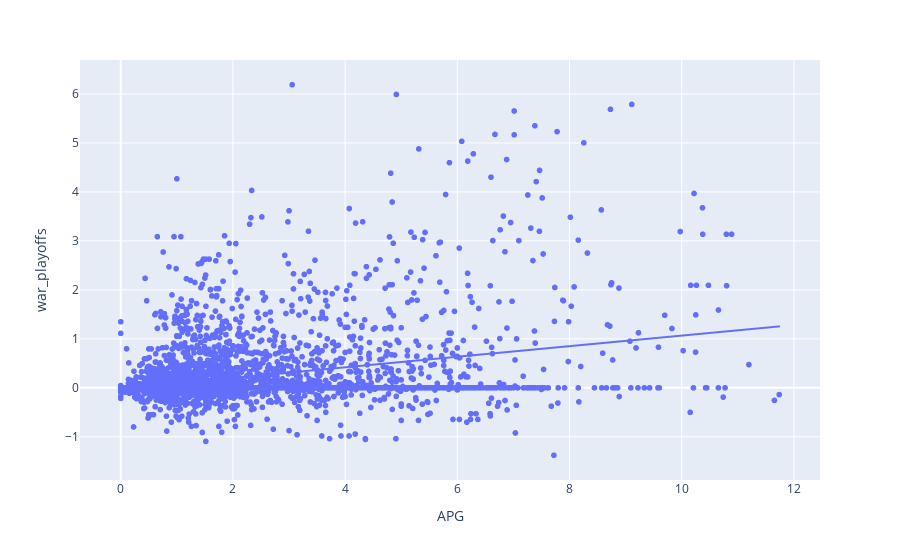

The notebook cell this image was saved under:
### Code cell
fig = px.scatter(stat_merge, x = 'APG', y = 'war_playoffs', trendline = 'ols')
fig.show()

### Figure 1 — Plotly figure (JSON) as saved in the notebook; plotly's stock layout.template omitted (floating-point values rounded to 4 significant figures; data arrays with more than 128 entries replaced by an {"elided": "..."} marker saying what was removed)
{"data": [{"hovertemplate": "APG=%{x}<br>war_playoffs=%{y}<extra></extra>", "legendgroup": "", "marker": {"color": "#636efa", "symbol": "circle"}, "mode": "markers", "name": "", "showlegend": false, "type": "scattergl", "x": {"elided": "4059 float values"}, "xaxis": "x", "y": {"elided": "4059 float values"}, "yaxis": "y"}, {"hovertemplate": "<b>OLS trendline</b><br>war_playoffs = 0.107895 * APG + -0.0120696<br>R<sup>2</sup>=0.086905<br><br>APG=%{x}<br>war_playoffs=%{y} <b>(trend)</b><extra></extra>", "legendgroup": "", "marker": {"color": "#636efa", "symbol": "circle"}, "mode": "lines", "name": "", "showlegend": false, "type": "scattergl", "x": {"elided": "4059 float values"}, "xaxis": "x", "y": {"elided": "4059 float values"}, "yaxis": "y"}], "layout": {"legend": {"tracegroupgap": 0}, "margin": {"t": 60}, "xaxis": {"anchor": "y", "domain": [0, 1], "title": {"text": "APG"}}, "yaxis": {"anchor": "x", "domain": [0, 1], "title": {"text": "war_playoffs"}}}}
